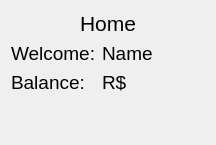
         <widget class="QWidget" name="home_page">
          <layout class="QGridLayout" name="gridLayout_4">
           <item row="2" column="0">
            <widget class="QLabel" name="label_10">
             <property name="sizePolicy">
              <sizepolicy hsizetype="Fixed" vsizetype="Fixed">
               <horstretch>0</horstretch>
               <verstretch>0</verstretch>
              </sizepolicy>
             </property>
             <property name="font">
              <font>
               <pointsize>14</pointsize>
              </font>
             </property>
             <property name="text">
              <string>Welcome:</string>
             </property>
            </widget>
           </item>
           <item row="4" column="1">
            <widget class="QLabel" name="balance_label">
             <property name="font">
              <font>
               <pointsize>14</pointsize>
              </font>
             </property>
             <property name="text">
              <string>R$</string>
             </property>
            </widget>
           </item>
           <item row="5" column="0">
            <spacer name="verticalSpacer_3">
             <property name="orientation">
              <enum>Qt::Vertical</enum>
             </property>
             <property name="sizeHint" stdset="0">
              <size>
               <width>20</width>
               <height>40</height>
              </size>
             </property>
            </spacer>
           </item>
           <item row="4" column="0">
            <widget class="QLabel" name="label_12">
             <property name="sizePolicy">
              <sizepolicy hsizetype="Fixed" vsizetype="Fixed">
               <horstretch>0</horstretch>
               <verstretch>0</verstretch>
              </sizepolicy>
             </property>
             <property name="font">
              <font>
               <pointsize>14</pointsize>
               <weight>50</weight>
               <bold>false</bold>
              </font>
             </property>
             <property name="text">
              <string>Balance: </string>
             </property>
            </widget>
           </item>
           <item row="2" column="1">
            <widget class="QLabel" name="name_label">
             <property name="font">
              <font>
               <pointsize>14</pointsize>
              </font>
             </property>
             <property name="text">
              <string>Name</string>
             </property>
            </widget>
           </item>
           <item row="4" column="2">
            <spacer name="horizontalSpacer_2">
             <property name="orientation">
              <enum>Qt::Horizontal</enum>
             </property>
             <property name="sizeHint" stdset="0">
              <size>
               <width>40</width>
               <height>20</height>
              </size>
             </property>
            </spacer>
           </item>
           <item row="0" column="0" colspan="4">
            <widget class="QLabel" name="label_3">
             <property name="sizePolicy">
              <sizepolicy hsizetype="Preferred" vsizetype="Fixed">
               <horstretch>0</horstretch>
               <verstretch>0</verstretch>
              </sizepolicy>
             </property>
             <property name="font">
              <font>
               <pointsize>16</pointsize>
              </font>
             </property>
             <property name="text">
              <string>Home</string>
             </property>
             <property name="alignment">
              <set>Qt::AlignCenter</set>
             </property>
            </widget>
           </item>
          </layout>
         </widget>
